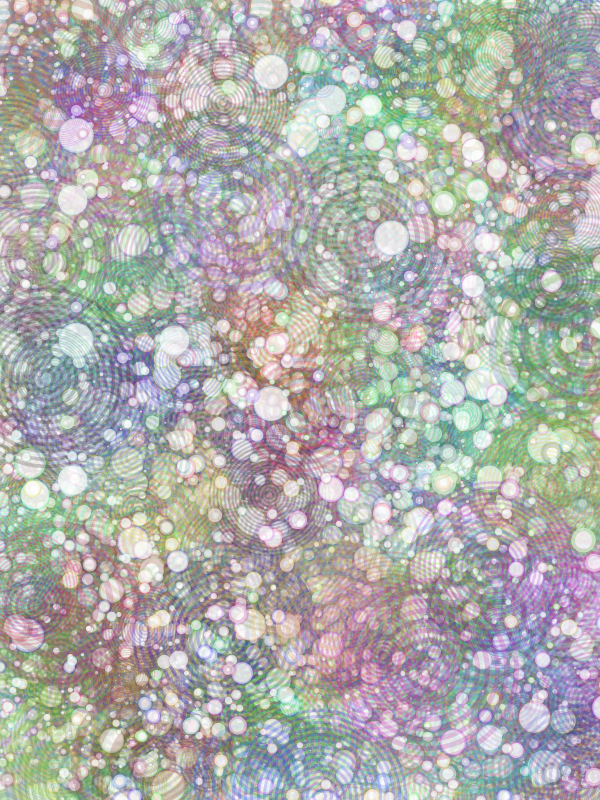
Frame 1 (no input)
Frame 60 (the mouse pressed at the canvas centre just before this capture): identical to frame 1, image omitted
Frame 120 (the mouse held since frame 60 and released just before this capture): identical to frame 1, image omitted

The Processing sketch that drew this single still picture (run headless with seeded random() and noise(); from frame 60 on, the mouse is pressed at the canvas centre):

// Processing sketch: enfermita
// ── enfermita.pde
void setup() {
	size(600, 800);
	generar();
}

void draw() {
}
void keyPressed(){
	generar();
}

void generar(){
	for (int i = 0; i < 1000; ++i) {
		stroke(random(256),random(256),random(256), 50);
		float x = random(width);
		float y = random(height);
		float dim = random(20,400);
		circulo(x, y, dim, int(random(5,20)));
		fill(255,190);
		circulo2(x, y, dim, int(random(5,20)));

	}
	/*
	textAlign(LEFT, TOP);
	textSize(80);
	text("Diferencia!", 20, 20);
*/
}

void circulo(float x, float y, float dim, int cant){
	float tam = dim/2/cant;
	strokeWeight(tam/4);
	noFill();
	for(int i = 0; i < cant; i++){
		ellipse(x,y,tam*i, tam*i);
	}
}

void circulo2(float x, float y, float dim, int cant){
	float r = dim/2;
	float da = TWO_PI/cant;
	for(int i = 0; i < cant; i++){
		ellipse(x+cos(i*da)*r,y+sin(i*da)*r,r/cant, r/cant);
	}
}
